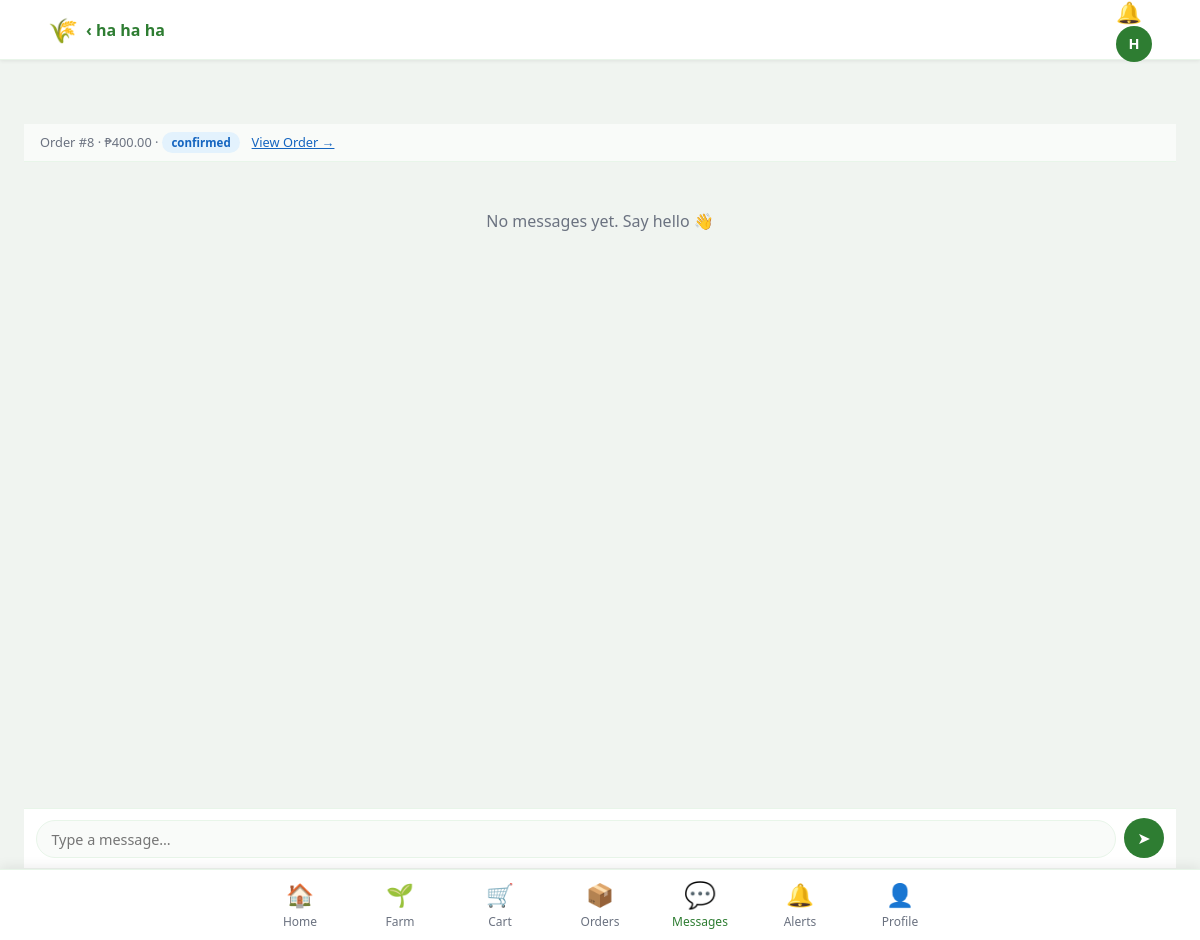
Page /messages/order/8 (signed in) on the committed database.
### tables this page shows
CREATE TABLE users (
    id              INTEGER PRIMARY KEY AUTOINCREMENT,
    full_name       TEXT    NOT NULL,
    email           TEXT    NOT NULL UNIQUE,
    password_hash   TEXT    NOT NULL,
    role            TEXT    NOT NULL DEFAULT 'buyer' CHECK(role IN ('admin','farmer','buyer','driver')),
    phone           TEXT,
    address         TEXT,
    lat             REAL,
    lng             REAL,
    profile_photo   TEXT,
    is_approved     INTEGER NOT NULL DEFAULT 0,
    is_active       INTEGER NOT NULL DEFAULT 1,
    created_at      TEXT    DEFAULT (datetime('now','localtime'))
);

CREATE TABLE orders (
    id               INTEGER PRIMARY KEY AUTOINCREMENT,
    buyer_id         INTEGER NOT NULL REFERENCES users(id) ON DELETE CASCADE,
    farmer_id        INTEGER NOT NULL REFERENCES users(id) ON DELETE CASCADE,
    driver_id        INTEGER REFERENCES users(id) ON DELETE SET NULL,
    total_amount     REAL    NOT NULL DEFAULT 0,
    payment_method   TEXT    DEFAULT 'cod' CHECK(payment_method IN ('cod','online')),
    payment_status   TEXT    DEFAULT 'pending' CHECK(payment_status IN ('pending','paid','failed')),
    shipping_address TEXT    NOT NULL,
    contact_number   TEXT    NOT NULL,
    buyer_lat        REAL,
    buyer_lng        REAL,
    status           TEXT    DEFAULT 'pending'
                     CHECK(status IN ('pending','confirmed','packed','shipped','delivered','cancelled')),
    estimated_delivery TEXT,
    notes            TEXT,
    cancelled_reason TEXT,
    created_at       TEXT    DEFAULT (datetime('now','localtime')),
    updated_at       TEXT    DEFAULT (datetime('now','localtime'))
, delivery_proof TEXT);

### routes/messages.py (the view, shortened to what this page needs)
@msg_bp.route('/order/<int:oid>', methods=['GET', 'POST'])
@login_required
def thread(oid):
    order = _can_access_order(oid)
    if not order:
        flash('Conversation not found.', 'error')
        return redirect(url_for('msg.inbox'))
    other_id = order['farmer_id'] if current_user.id == order['buyer_id'] else order['buyer_id']
    other = query("SELECT id, full_name, role FROM users WHERE id=?", (other_id,), fetchone=True)
    query("UPDATE messages SET is_read=1 WHERE order_id=? AND receiver_id=?",
          (oid, current_user.id), commit=True)
    msgs = query(
        "SELECT m.*, u.full_name as sender_name FROM messages m "
        "JOIN users u ON m.sender_id=u.id WHERE m.order_id=? ORDER BY m.created_at ASC",
        (oid,), fetchall=True) or []
    return render_template('shared/thread.html', order=order, other=other, msgs=msgs)

### db.py (called while the page is built)
def get_db():
    if 'db' not in g:
        db = sqlite3.connect(DB_PATH)
        db.row_factory = sqlite3.Row   # dict-like rows
        db.execute("PRAGMA journal_mode=WAL")
        db.execute("PRAGMA foreign_keys=ON")
        g.db = db
    return g.db

def query(sql, params=None, fetchone=False, fetchall=False, commit=False):
    sql = sql.replace('%s', '?')
    db  = get_db()
    cur = db.execute(sql, params or ())
    result = None
    if fetchone:
        row = cur.fetchone()
        result = dict(row) if row else None
    elif fetchall:
        rows = cur.fetchall()
        result = [dict(r) for r in rows]
    if commit:
        db.commit()
        result = cur.lastrowid
    return result

### extensions.py (called while the page is built)
@login_manager.user_loader
def load_user(uid):
    row = query('SELECT * FROM users WHERE id=%s', (uid,), fetchone=True)
    return User(row) if row else None

    @property
    def is_authenticated(self): return True

### routes/messages.py (called while the page is built)
def _can_access_order(oid):
    return query(
        "SELECT * FROM orders WHERE id=? AND (buyer_id=? OR farmer_id=?)",
        (oid, current_user.id, current_user.id), fetchone=True)

### templates/shared/thread.html (shortened to what this page needs)
{% extends 'base.html' %}
{% block page_title %}
  <a href="{{ url_for('msg.inbox') }}" style="text-decoration:none;color:var(--green)">‹</a>
  {{ other.full_name }}
{% endblock %}
{% block content %}
<div class="thread-wrap">
  <div class="thread-order-bar">
    Order #{{ order.id }} · ₱{{ '%.2f'|format(order.total_amount) }} ·
    <span class="status-pill status-{{ order.status }}">{{ order.status }}</span>
    <a href="{% if current_user.role == 'buyer' %}{{ url_for('buyer.order_detail', oid=order.id) }}{% else %}{{ url_for('farmer.order_detail', oid=order.id) }}{% endif %}"
       style="margin-left:.5rem;font-size:.8rem;color:var(--blue)">View Order →</a>
  </div>
  <div class="thread-messages" id="msgList">
    {% if not msgs %}
    <div class="empty-state" style="padding:2rem 0">
      <p style="color:var(--muted)">No messages yet. Say hello 👋</p>
    </div>
    {% endif %}
  </div>
  <form class="thread-input" id="msgForm" method="POST">
    <textarea name="body" id="msgBody" placeholder="Type a message…" rows="1" maxlength="1000" required></textarea>
    <button type="submit" class="btn-send">➤</button>
  </form>
</div>
{% endblock %}

### templates/base.html (shortened to what this page needs)
<!DOCTYPE html>
<html lang="en">
<head>
<link rel="stylesheet" href="{{ url_for('static', filename='css/app.css') }}">
</head>
<body class="role-{{ current_user.role if current_user.is_authenticated else 'guest' }}">
{% if current_user.is_authenticated %}
<header class="app-bar">
  <div class="app-bar-left">
    {% block app_bar_left %}
    <span class="app-logo">🌾</span>
    <span class="app-title">{% block page_title %}AgriMarket{% endblock %}</span>
    {% endblock %}
  </div>
  <div class="app-bar-right">
    <a href="{{ url_for('notif.index') }}" class="notif-icon" id="notifIcon">
    </a>
    <div class="avatar-btn" onclick="toggleMenu()">
      {{ current_user.full_name[0].upper() }}
    </div>
  </div>
</header>
<main class="page-content {% block content_class %}{% endblock %}">
  {% block content %}{% endblock %}
</main>
{% block bottom_nav %}
<nav class="bottom-nav">
  {% if current_user.role in ('buyer','farmer') %}
  <a href="{{ url_for('buyer.home') }}" class="bnav-item {% if request.endpoint == 'buyer.home' %}active{% endif %}">
    <span class="bnav-icon">🏠</span><span class="bnav-label">Home</span>
  </a>
  {% if current_user.role == 'farmer' %}
  <a href="{{ url_for('farmer.dashboard') }}" class="bnav-item {% if 'farmer' in request.endpoint %}active{% endif %}">
    <span class="bnav-icon">🌱</span><span class="bnav-label">Farm</span>
  </a>
  {% endif %}
  <a href="{{ url_for('buyer.cart') }}" class="bnav-item {% if request.endpoint == 'buyer.cart' %}active{% endif %}">
    <span class="bnav-icon">🛒</span><span class="bnav-label">Cart</span>
  </a>
  <a href="{{ url_for('buyer.orders') }}" class="bnav-item {% if request.endpoint in ('buyer.orders','buyer.order_detail') %}active{% endif %}">
    <span class="bnav-icon">📦</span><span class="bnav-label">Orders</span>
  </a>
  <a href="{{ url_for('msg.inbox') }}" class="bnav-item {% if 'msg.' in request.endpoint %}active{% endif %}" style="position:relative">
    <span class="bnav-icon">💬</span><span class="bnav-label">Messages</span>
  </a>
  <a href="{{ url_for('notif.index') }}" class="bnav-item {% if request.endpoint == 'notif.index' %}active{% endif %}">
    <span class="bnav-icon">🔔</span><span class="bnav-label">Alerts</span>
  </a>
  <a href="{{ url_for('buyer.profile') }}" class="bnav-item {% if request.endpoint == 'buyer.profile' %}active{% endif %}">
    <span class="bnav-icon">👤</span><span class="bnav-label">Profile</span>
  </a>
  {% endif %}
</nav>
{% endblock %}
{% else %}
<main class="auth-page">{% block auth_content %}{% endblock %}</main>
{% endif %}
</body>
</html>

### static/css/app.css (style rules this page uses)
:root { --green: #2E7D32; --green-light: #A5D6A7; --green-dark: #1B5E20; --yellow: #F9A825; --red: #C62828; --blue: #1565C0; --teal: #00695C; --bg: #F9FBF9; --card: #fff; --border: #E8F5E9; --text: #1a1a1a; --muted: #6b7280; --radius: 12px; --shadow: 0 2px 8px rgba(0,0,0,.08); }
*, *::before, *::after { box-sizing: border-box; margin: 0; padding: 0; }
body { font-family: system-ui, sans-serif; background: var(--bg); color: var(--text); min-height: 100vh; }
.app-bar { position: fixed; top: 0; left: 0; right: 0; width: 100%; height: 56px; background: white; border-bottom: 1px solid var(--border); display: flex; align-items: center; justify-content: space-between; padding: 0 1rem; z-index: 100; }
.app-bar-left { display: flex; align-items: center; gap: .5rem; }
.app-logo { font-size: 1.5rem; }
.app-title { font-size: 1.1rem; font-weight: 700; color: var(--green); }
.avatar-btn { width: 36px; height: 36px; border-radius: 50%; background: var(--green); color: white; display: flex; align-items: center; justify-content: center; font-weight: 700; cursor: pointer; font-size: .9rem; border: none; }
.notif-icon { position: relative; font-size: 1.3rem; text-decoration: none; }
.bottom-nav { position: fixed; bottom: 0; left: 0; right: 0; width: 100%; background: white; border-top: 1px solid var(--border); display: flex; z-index: 100; }
.bnav-item { flex: 1; display: flex; flex-direction: column; align-items: center; justify-content: center; padding: .5rem .25rem; text-decoration: none; color: var(--muted); font-size: .7rem; gap: .2rem; transition: color .2s; }
.bnav-item.active { color: var(--green); }
.bnav-icon { font-size: 1.3rem; }
.bnav-label { font-size: .65rem; }
.page-content { padding-top: 64px; padding-bottom: 72px; padding-left: 1rem; padding-right: 1rem; max-width: 480px; margin: 0 auto; }
.status-pill { display: inline-block; padding: .2rem .6rem; border-radius: 999px; font-size: .72rem; font-weight: 700; }
.status-confirmed { background: #E3F2FD; color: #1565C0; }
.empty-state { text-align: center; padding: 3rem 1rem; }
.bnav-item { min-height: 56px; padding: .6rem .25rem; }
.page-content { animation: fadeIn .2s ease; }
.app-bar { box-shadow: 0 1px 4px rgba(0,0,0,.08); }
.app-title { font-size: 1rem; }
.bottom-nav { box-shadow: 0 -2px 12px rgba(0,0,0,.08); }
.bnav-item.active .bnav-icon { transform: scale(1.15); }
.bnav-icon { transition: transform .2s; }
@media (min-width: 600px) { body { max-width: 100%; background: #f0f4f0; } }
@media (min-width: 600px) { .app-bar { max-width: 100%; left: 0; right: 0; transform: none; padding: 0 2rem; } }
@media (min-width: 600px) { .bottom-nav { max-width: 100%; left: 0; right: 0; transform: none; justify-content: center; gap: 0; } }
@media (min-width: 600px) { .bnav-item { max-width: 100px; } }
@media (min-width: 600px) { .page-content { max-width: 960px; margin: 0 auto; padding-left: 1.5rem; padding-right: 1.5rem; } }
@media (min-width: 960px) { .page-content { max-width: 1200px; } }
@media (min-width: 960px) { .app-bar { padding: 0 3rem; } }
@media (min-width: 600px) { .bnav-label { font-size: .75rem; } }
@media (min-width: 600px) { .bnav-icon { font-size: 1.4rem; } }
@media (min-width: 600px) { .app-bar { height: 60px; } }
@media (min-width: 600px) { .page-content { padding-top: 68px; } }
.thread-wrap { display: flex; flex-direction: column; height: 100vh; padding-top: 56px; padding-bottom: 0; }
.thread-order-bar { background: var(--bg); border-bottom: 1px solid var(--border); padding: .5rem 1rem; font-size: .8rem; color: var(--muted); flex-shrink: 0; }
.thread-messages { flex: 1; overflow-y: auto; padding: 1rem; display: flex; flex-direction: column; gap: .5rem; }
.thread-input { display: flex; align-items: flex-end; gap: .5rem; padding: .6rem .75rem; background: white; border-top: 1px solid var(--border); flex-shrink: 0; }
.thread-input textarea { flex: 1; border: 1px solid var(--border); border-radius: 20px; padding: .55rem .9rem; font-size: .9rem; resize: none; font-family: inherit; outline: none; max-height: 120px; background: var(--bg); }
.btn-send { width: 40px; height: 40px; border-radius: 50%; background: var(--green); color: white; border: none; font-size: 1rem; cursor: pointer; flex-shrink: 0; display: flex; align-items: center; justify-content: center; }

### rows in the picture
users: full_name "ha ha ha"
users: full_name "H"
orders: id "8", total_amount "400.00", status "confirmed"
